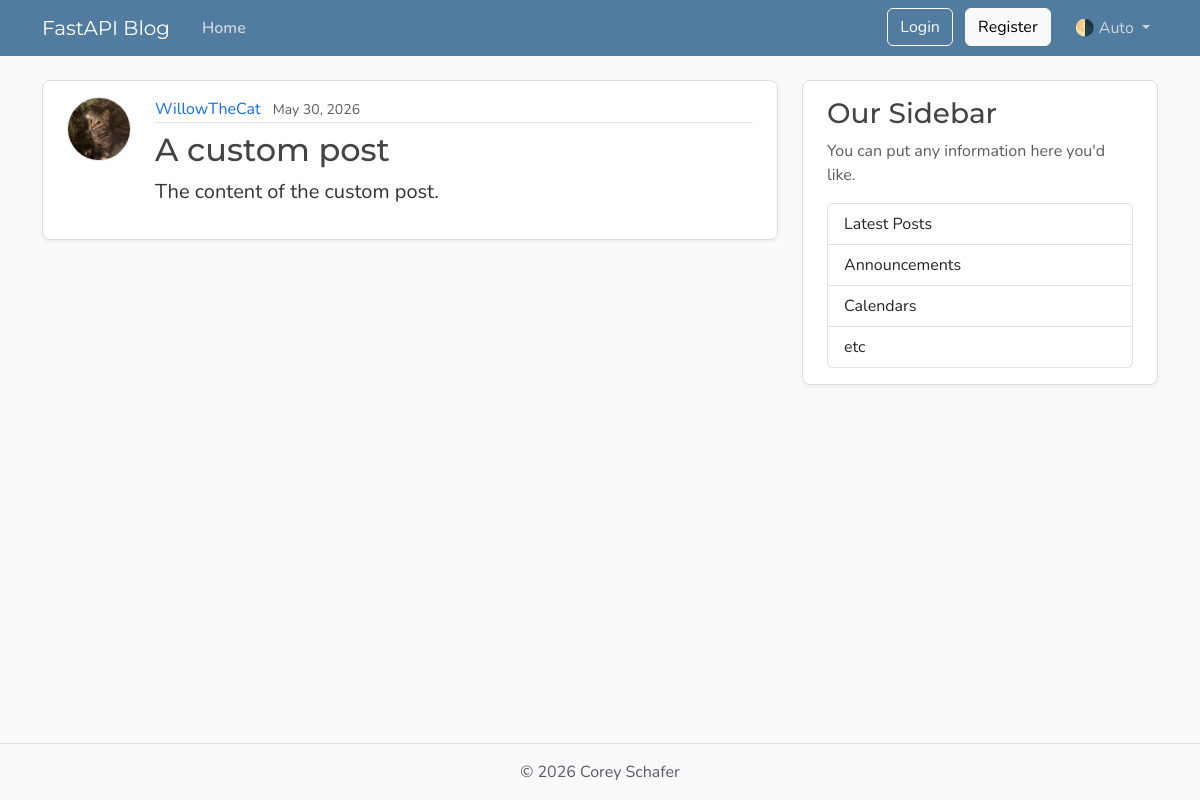
/posts/45, run on the app's committed database.
### models.py (models this page shows, shortened)
class UserBase(SQLModel):
    username: Annotated[str, SQLModelField(min_length=1, max_length=50, unique=True, nullable=False)]
    image_file: Annotated[str | None, SQLModelField(max_length=200, nullable=True, default=None)] = None

class User(UserBase, table=True):
    __tablename__ = "users" # type: ignore
    id: Annotated[int | None, SQLModelField(default=None, primary_key=True, index=True)] = None
    email: Annotated[EmailStr, SQLModelField(max_length=120, unique=True, nullable=False)]
    password_hash: Annotated[str, SQLModelField(max_length=200, nullable=False)]
    posts: Mapped[list["Post"]] = Relationship(
        sa_relationship=relationship("Post", back_populates="author", cascade="all, delete-orphan"))

class PostBase(SQLModel):
    title: Annotated[str, SQLModelField(min_length=1, max_length=100, index=True)]
    content: Annotated[str, SQLModelField(min_length=1)]

class Post(PostBase, table=True):
    __tablename__ = "posts" # type: ignore
    id: Annotated[int | None, SQLModelField(default=None, primary_key=True)] = None
    date_posted: Annotated[datetime, SQLModelField(
        sa_column=Column(DateTime(timezone=True)),
        default_factory=lambda: datetime.now(tz=timezone.utc))]
    user_id: Annotated[int, SQLModelField(foreign_key="users.id", nullable=False, index=True)]
    author: Mapped[User | None] = Relationship(
        sa_relationship=relationship("User", back_populates="posts"))

### main.py (the view)
@app.get("/posts/{post_id}", include_in_schema=False)
async def post_page(request: Request, post_id: int, db: Annotated[AsyncSession, Depends(models.get_db)]):
    result = await db.execute(select(models.Post).options(selectinload(models.Post.author)).where(col(models.Post.id) == post_id))
    post = result.scalars().first()
    if post:
        title = post.title[:50]
        return templates.TemplateResponse(request,
            "post.html",
            {"post": post, "title": title}
        )
    raise HTTPException(status_code=status.HTTP_404_NOT_FOUND, detail="Post not found")

### templates/post.html (shortened to what this page needs)
{% extends "layout.html" %}
{% block content %}
  <article class="content-section py-3 px-4 mb-4">
    <div class="d-flex align-items-start gap-4">
      <img class="rounded-circle article-img flex-shrink-0"
           src="{{ post.author.image_path}}"
           alt="{{ post.author.username }}'s profile picture"
           width="64"
           height="64"
           loading="lazy">
      <div class="flex-grow-1">
        <div class="article-metadata mb-2">
          <a class="me-2" href="{{ url_for('user_posts', user_id=post.author.id) }}">{{ post.author.username }}</a>
          <small class="text-body-secondary">{{ post.date_posted.strftime("%B %d, %Y") }}</small>
        </div>
        <h2 class="article-title">{{ post.title }}</h2>
        <p class="article-content">{{ post.content }}</p>
      </div>
    </div>
  </article>
{% endblock content %}

### static/css/main.css (style rules this page uses)
:root { --font-heading: "Montserrat", system-ui, -apple-system, BlinkMacSystemFont, sans-serif; --font-body: "Nunito", system-ui, -apple-system, BlinkMacSystemFont, sans-serif; --color-bg-body: #fafafa; --color-bg-content: #ffffff; --color-text-primary: #333333; --color-text-heading: #444444; --color-steel: #527c9f; --color-nav-link: #cbd5db; --color-nav-link-hover: #ffffff; --color-link-hover: #428bca; --color-border: #dddddd; --color-border-light: #e3e3e3; --spacing-xl: 5rem; --article-img-size: 4rem; --account-img-size: 7.813rem; }
body { font-family: var(--font-body); background: var(--color-bg-body); color: var(--color-text-primary); }
h1, h2, h3, h4, h5, h6 { font-family: var(--font-heading); color: var(--color-text-heading); }
a { text-decoration: none; }
.content-section { background: var(--color-bg-content); border: 1px solid var(--color-border); border-radius: 0.5rem; box-shadow: 0 2px 4px rgba(15, 23, 42, 0.05); transition: box-shadow 0.15s ease, transform 0.15s ease, border-color 0.15s ease; }
.article-title { color: var(--color-text-heading); transition: color 0.2s ease-in-out; }
.article-content { white-space: pre-line; font-size: 1.25rem; }
.article-img { height: var(--article-img-size); width: var(--article-img-size); flex-shrink: 0; object-fit: cover; border: 1px solid var(--color-border-light); box-shadow: 0 0 0 2px var(--color-bg-content); }
.article-metadata { padding-bottom: 0.063rem; border-bottom: 1px solid var(--color-border-light); }
.article-metadata a { transition: color 0.2s ease-in-out; }

### data on the page
User: author.image_path (picture), author.username "WillowTheCat"
Post: date_posted "May 30, 2026", title "A custom post", content "The content of the custom post."
